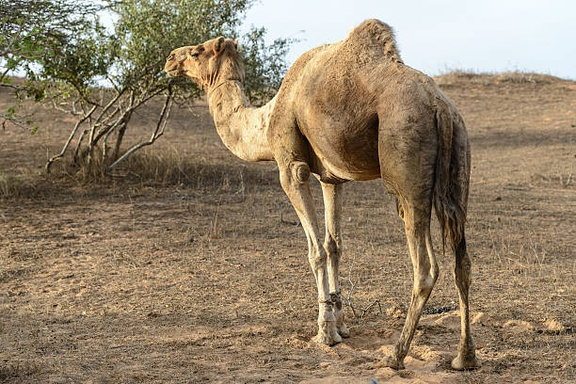
#> input picture data/rejected_crops/Camelus_dromedarius_0359.jpg, 576 x 384 px
$ python -i audit_images.py   (imports and definitions only)   (older library calls are emulated)
#> lines starting #> are read from the running program, lines starting #| are printed output that depends on the picture
"""Audit every input file and measure full-frame image descriptors, read-only."""
import argparse
from collections import Counter
from datetime import datetime, timezone
import hashlib
import io
import json
from pathlib import Path
import platform
import re
import sys
import csv

if __package__ in (None, ""):
    sys.path.insert(0, str(Path(__file__).resolve().parents[2]))

import cv2
import numpy as np
from PIL import Image, __version__ as pillow_version
from tools.project_paths import PROJECT_ROOT, DATA_DIR, INVENTORY_DIR

ROOT = PROJECT_ROOT
DATA = DATA_DIR / 'cropped_images_576x384'
OUT = INVENTORY_DIR
IMAGE_SUFFIXES = {'.jpg', '.jpeg', '.png', '.webp', '.bmp', '.tif', '.tiff', '.gif', '.avif'}
RECORD_FIELDS = ['filename', 'basename', 'label', 'is_image_candidate', 'sha256',
                 'technical_status', 'technical_error', 'width', 'height', 'format',
                 'mode', 'frame_count', 'feature_status', 'feature_error']
METRICS = ['saturation_mean', 'value_mean', 'gray_mean', 'gray_std', 'dark_fraction',
           'bright_fraction', 'gray_entropy_bits', 'sobel_mean',
           'sobel_strong_fraction', 'laplacian_variance']


# [7 lines left out: function label_for, not called in this run]


def histogram(channel, bins, upper, weights=None):
    counts = np.histogram(channel, bins=bins, range=(0, upper), weights=weights)[0].astype(np.float64)
    total = counts.sum()
    return counts / total if total else counts


def hsv_histogram(hsv, bins):
    return np.concatenate([histogram(hsv[:, :, i], b, 180 if i == 0 else 256,
                                    hsv[:, :, 1].astype(np.float64) / 255 if i == 0 else None)
                           for i, b in enumerate(bins)])


# [6 lines left out: function feature_names, not called in this run]


def measure_features(rgb):
    """No mask, resizing, label-dependent branches or retrieval normalization."""
    height, width = rgb.shape[:2]
#> height = 384; width = 576
    if height < 2 or width < 4:
        raise ValueError('Image too small for nonempty 2x4 grid')
    hsv = cv2.cvtColor(rgb, cv2.COLOR_RGB2HSV)
#> hsv: shape (384, 576, 3); mean H, S, V 26.6, 86.4, 149.1
    lab = cv2.cvtColor(rgb, cv2.COLOR_RGB2LAB)
#> lab: shape (384, 576, 3); mean of channels 0, 1, 2 139.5, 131.1, 144.1
    blocks = [hsv_histogram(hsv, (16, 8, 8)), histogram(lab[:, :, 1], 8, 256),
              histogram(lab[:, :, 2], 8, 256)]
#> call 4 of histogram, with bins = 8, upper = 256
#> in histogram (call 4), `counts = np.histogram(channel, bins=bins, range=(0, upper), weights=we..`: counts = [0, 0, 0, 41824, 179360, 0, 0, 0]
#> in histogram (call 4), `counts = np.histogram(channel, bins=bins, range=(0, upper), weights=we..`:
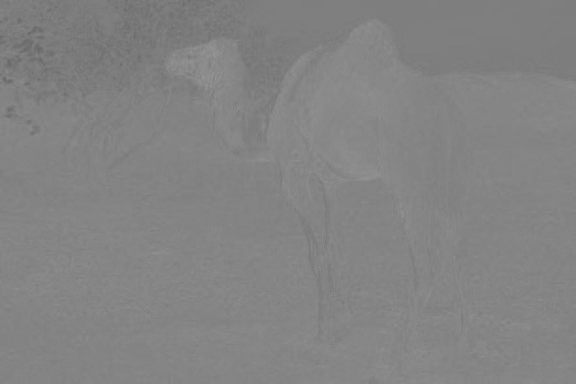
#> channel: shape (384, 576); min 103, max 150, mean 131.1
#> in histogram (call 4), `total = counts.sum()`: total = 221184
#> in histogram (call 5), `counts = np.histogram(channel, bins=bins, range=(0, upper), weights=we..`: counts = [0, 0, 0, 21615, 193083, 6486, 0, 0]
#> in histogram (call 5), `counts = np.histogram(channel, bins=bins, range=(0, upper), weights=we..`:
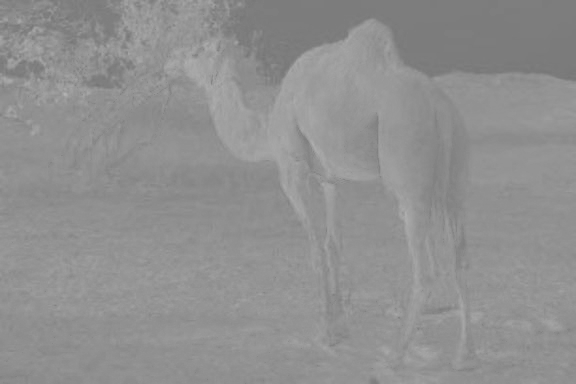
#> channel: shape (384, 576); min 117, max 179, mean 144.1
    for band in np.array_split(hsv, 2, axis=0):
        for cell in np.array_split(band, 4, axis=1):
            blocks.append(hsv_histogram(cell, (8, 4, 4)))
#> this loop made 2 passes
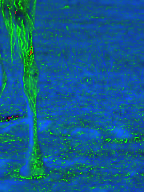
#> cell: shape (192, 144, 3); mean of channels 0, 1, 2 16.5, 94.6, 138; drawn as R, G, B
#> after the loop, blocks = 11 items
    vector = np.concatenate(blocks).astype(np.float32)
#> vector = 176 values, max 0.999 at index 128, min 0 at index 32, mean 0.165
    gray_u8 = cv2.cvtColor(rgb, cv2.COLOR_RGB2GRAY)
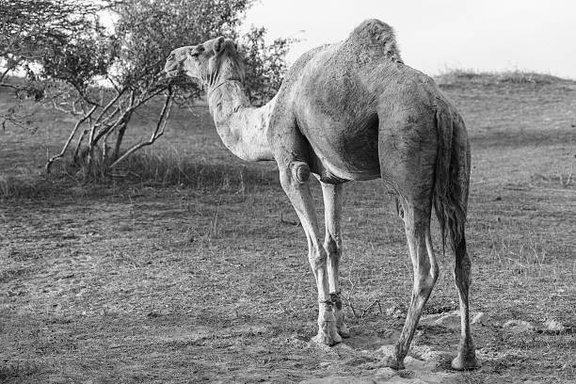
#> gray_u8: shape (384, 576); min 0, max 255, mean 132.4
    gray = gray_u8.astype(np.float64) / 255
    probability = histogram(gray_u8, 256, 256)
#> probability = 256 values, max 0.0179 at index 246, min 9.04e-06 at index 0, mean 0.00391
    nonzero = probability[probability > 0]
#> nonzero has the same summary as probability
    gx = cv2.Sobel(gray, cv2.CV_64F, 1, 0, ksize=3, borderType=cv2.BORDER_REFLECT_101)
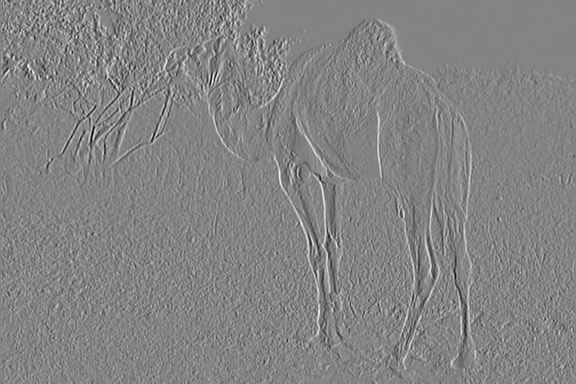
#> gx: shape (384, 576) float64; min -3.43, max 3.2, mean 0.00236; drawn with min black and max white
    gy = cv2.Sobel(gray, cv2.CV_64F, 0, 1, ksize=3, borderType=cv2.BORDER_REFLECT_101)
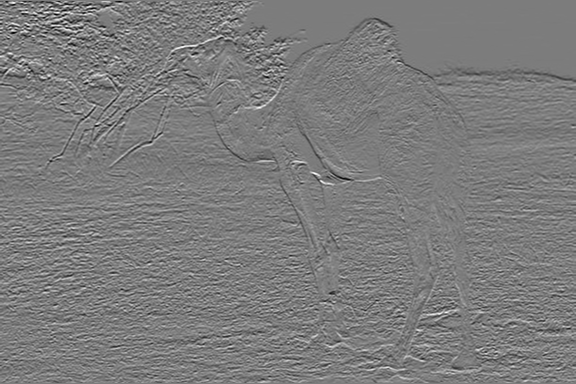
#> gy: shape (384, 576) float64; min -3.04, max 3.17, mean -0.00639; drawn with min black and max white
    magnitude = np.hypot(gx, gy)
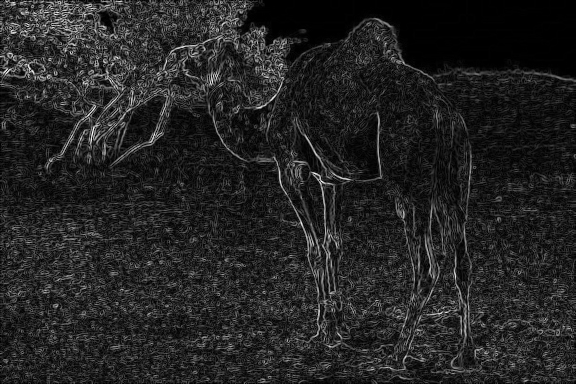
#> magnitude: shape (384, 576) float64; min 0, max 3.46, mean 0.493; drawn with min black and max white
    metrics = dict(zip(METRICS, map(float, [
        hsv[:, :, 1].mean() / 255, hsv[:, :, 2].mean() / 255, gray.mean(), gray.std(),
        (gray_u8 < 64).mean(), (gray_u8 >= 192).mean(), -(nonzero * np.log2(nonzero)).sum(),
        magnitude.mean(), (magnitude > 0.5).mean(),
        cv2.Laplacian(gray, cv2.CV_64F, ksize=3, borderType=cv2.BORDER_REFLECT_101).var()
    ])))
#> metrics = 10 items
    if vector.shape != (176,) or not np.isfinite(vector).all() or not all(np.isfinite(list(metrics.values()))):
        raise ValueError('Invalid descriptor dimension or non-finite value')
    return metrics, vector


# [154 lines left out: functions write_csv, statistics, audit, main, not called in this run]


# [2 lines not run here, left out]

>>> import cv2
>>> picture = cv2.cvtColor(cv2.imread('../../data/rejected_crops/Camelus_dromedarius_0359.jpg'), cv2.COLOR_BGR2RGB)
>>> result = measure_features(picture)

$ run again, on data/rejected_crops/Equus_asinus_0386.jpg
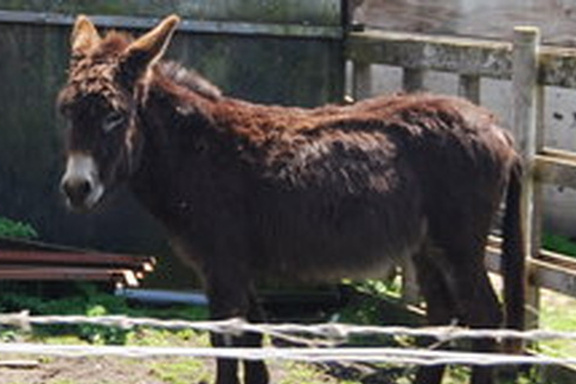
#> input picture data/rejected_crops/Equus_asinus_0386.jpg, 576 x 384 px
#> hsv: shape (384, 576, 3); mean H, S, V 75.8, 46.9, 89.4
#> lab: shape (384, 576, 3); mean of channels 0, 1, 2 86, 128.9, 130.6
#> the loop in measure_features, `for band in np.array_split(hsv, 2, axis=0):` made 2 passes
#> after the loop in measure_features, `for band in np.array_split(hsv, 2, axis=0):`:
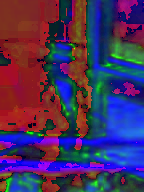
#> cell: shape (192, 144, 3); mean of channels 0, 1, 2 72.2, 48.7, 93; drawn as R, G, B
#> after the loop in measure_features, `for band in np.array_split(hsv, 2, axis=0):`: blocks = 11 items
#> vector = 176 values, max 0.914 at index 104, min 0 at index 32, mean 0.165
#> probability = 256 values, max 0.0265 at index 32, min 4.52e-06 at index 0, mean 0.00391
#> nonzero has the same summary as probability
#> in measure_features, `magnitude = np.hypot(gx, gy)`:
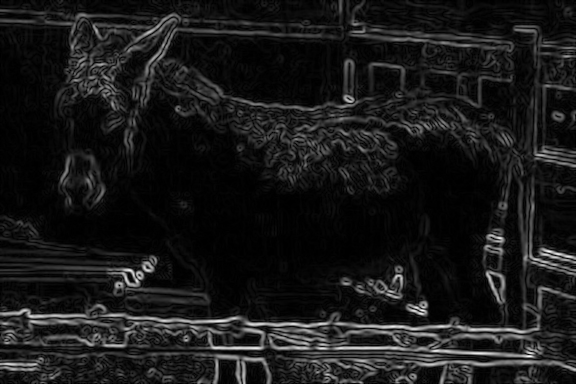
#> magnitude: shape (384, 576) float64; min 0, max 2.6, mean 0.256; drawn with min black and max white
#> metrics = 10 items

$ run again, on data/rejected_crops/Felis_catus_persian_1105.jpg
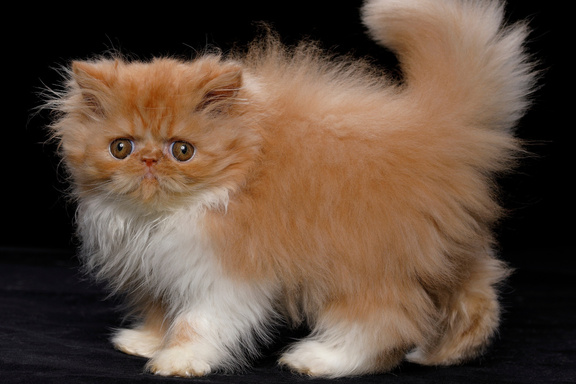
#> input picture data/rejected_crops/Felis_catus_persian_1105.jpg, 576 x 384 px
#> hsv: shape (384, 576, 3); mean H, S, V 23.7, 73.8, 95.1
#> lab: shape (384, 576, 3); mean of channels 0, 1, 2 83.2, 134.2, 139.4
#> the loop in measure_features, `for band in np.array_split(hsv, 2, axis=0):` made 2 passes
#> after the loop in measure_features, `for band in np.array_split(hsv, 2, axis=0):`:
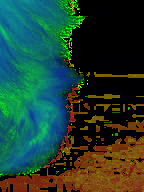
#> cell: shape (192, 144, 3); mean of channels 0, 1, 2 31.9, 63.2, 47.5; drawn as R, G, B
#> after the loop in measure_features, `for band in np.array_split(hsv, 2, axis=0):`: blocks = 11 items
#> vector = 176 values, max 0.996 at index 36, min 0 at index 32, mean 0.165
#> probability = 256 values, max 0.171 at index 0, min 0 at index 232, mean 0.00391
#> nonzero = 232 values, max 0.171 at index 0, min 4.52e-06 at index 231, mean 0.00431
#> in measure_features, `magnitude = np.hypot(gx, gy)`:
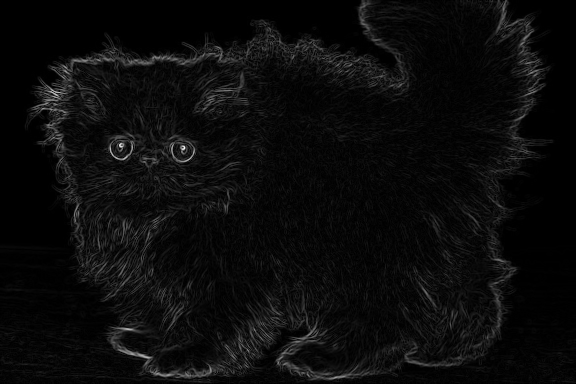
#> magnitude: shape (384, 576) float64; min 0, max 2.84, mean 0.129; drawn with min black and max white
#> metrics = 10 items

$ run again, on data/rejected_crops/Panthera_pardus_0551.jpg
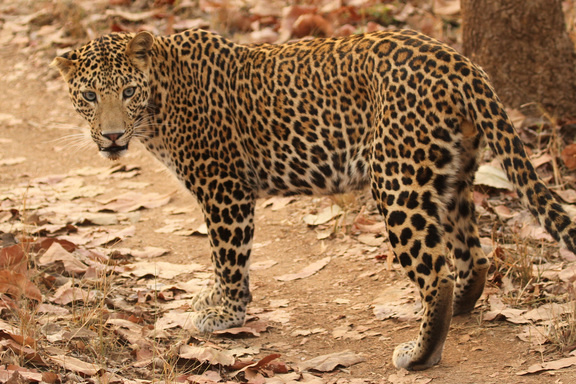
#> input picture data/rejected_crops/Panthera_pardus_0551.jpg, 576 x 384 px
#> hsv: shape (384, 576, 3); mean H, S, V 14.7, 128.6, 155.1
#> lab: shape (384, 576, 3); mean of channels 0, 1, 2 130.9, 138.6, 153.2
#> the loop in measure_features, `for band in np.array_split(hsv, 2, axis=0):` made 2 passes
#> after the loop in measure_features, `for band in np.array_split(hsv, 2, axis=0):`: blocks = 11 items
#> vector = 176 values, max 0.998 at index 112, min 0 at index 32, mean 0.165
#> probability = 256 values, max 0.00662 at index 178, min 0 at index 0, mean 0.00391
#> nonzero = 236 values, max 0.00662 at index 172, min 4.52e-06 at index 0, mean 0.00424
#> in measure_features, `magnitude = np.hypot(gx, gy)`:
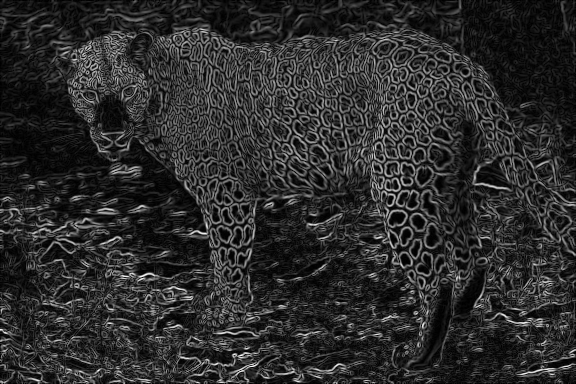
#> magnitude: shape (384, 576) float64; min 0, max 3.21, mean 0.565; drawn with min black and max white
#> metrics = 10 items
